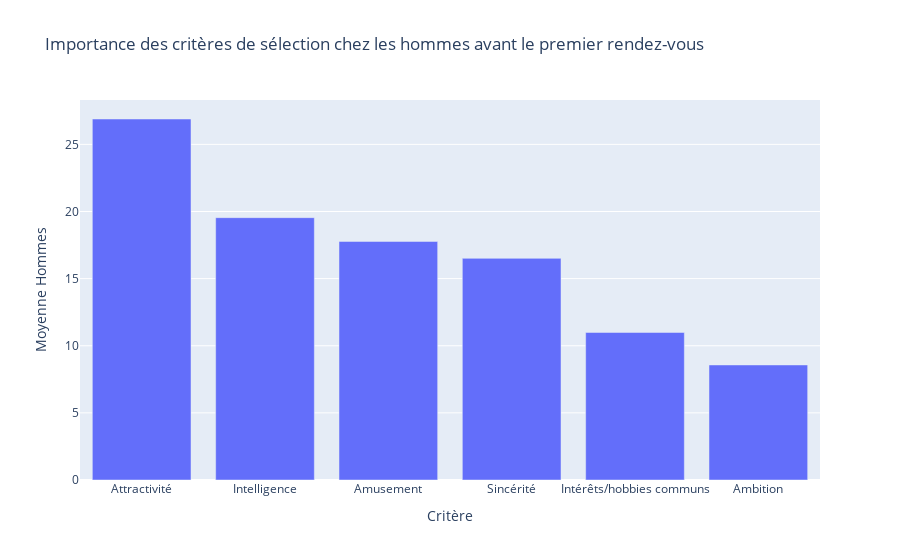

This figure's notebook cell:
### Code cell
# Création du barplot
df_less_att_m = df_less_att_m.sort_values(by='Moyenne Hommes', ascending=False)

attraction_mapping = {
    "attr1_1": "Attractivité",
    "sinc1_1": "Sincérité",
    "intel1_1": "Intelligence", 
    "fun1_1": "Amusement",
    "amb1_1": "Ambition",
    "shar1_1": "Intérêts/hobbies communs",
}

df_less_att_m['Critère'] = df_less_att_m['Critère'].replace(attraction_mapping)

fig = px.bar(df_less_att_m, x="Critère", y="Moyenne Hommes", title="Importance des critères de sélection chez les hommes avant le premier rendez-vous")

fig.show()

### Figure 1 — Plotly figure (JSON) as saved in the notebook; plotly's stock layout.template omitted (floating-point values rounded to 4 significant figures)
{"data": [{"alignmentgroup": "True", "hovertemplate": "Critère=%{x}<br>Moyenne Hommes=%{y}<extra></extra>", "legendgroup": "", "marker": {"color": "#636efa", "pattern": {"shape": ""}}, "name": "", "offsetgroup": "", "orientation": "v", "showlegend": false, "textposition": "auto", "type": "bar", "x": ["Attractivité", "Intelligence", "Amusement", "Sincérité", "Intérêts/hobbies communs", "Ambition"], "xaxis": "x", "y": [26.89, 19.54, 17.77, 16.51, 10.99, 8.57], "yaxis": "y"}], "layout": {"barmode": "relative", "legend": {"tracegroupgap": 0}, "title": {"text": "Importance des critères de sélection chez les hommes avant le premier rendez-vous"}, "xaxis": {"anchor": "y", "domain": [0, 1], "title": {"text": "Critère"}}, "yaxis": {"anchor": "x", "domain": [0, 1], "title": {"text": "Moyenne Hommes"}}}}
